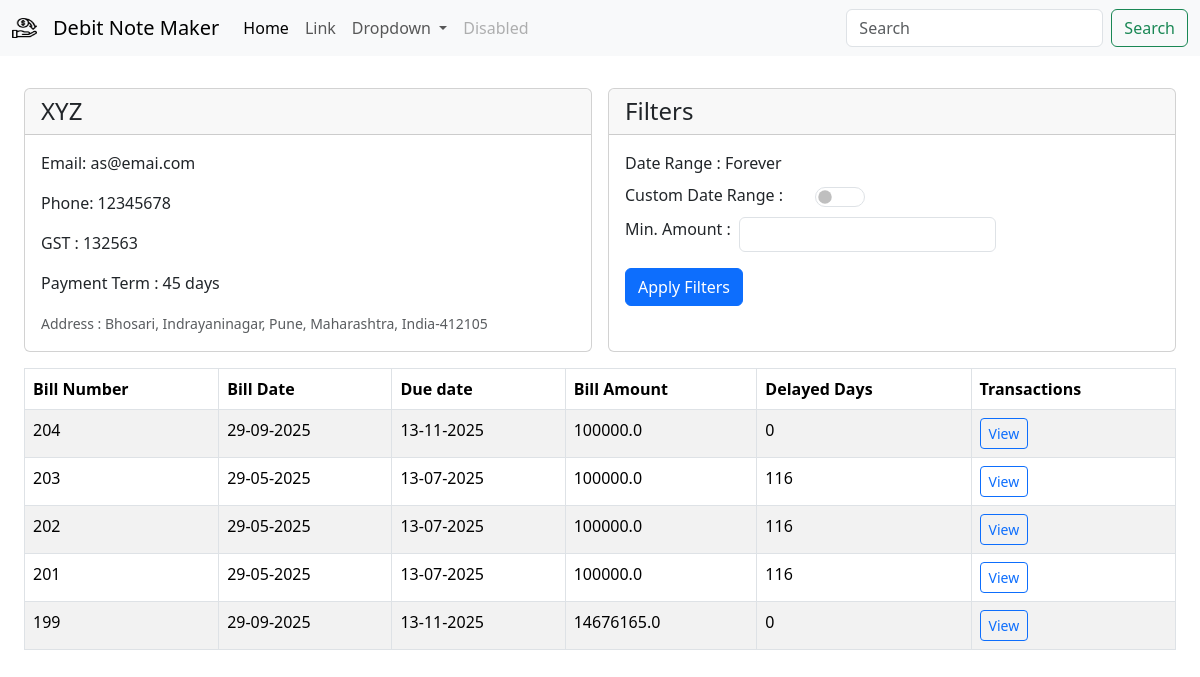
Page /party/1 on the earlier database version.
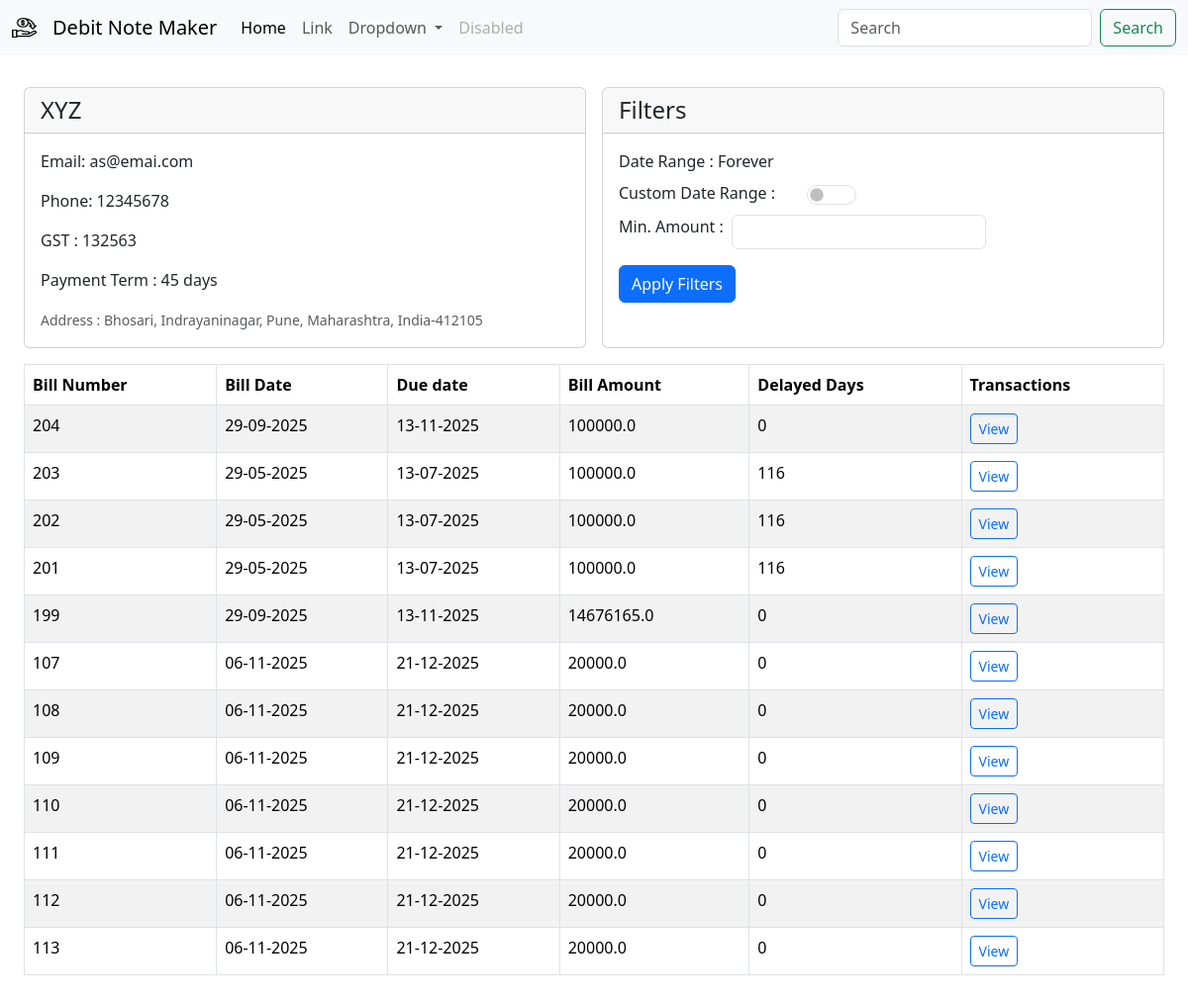
Same page on the later database version.
### db/models/company.py (models this page shows)
class Company(Base):
    __tablename__ = "companies"
    id = Column(Integer, primary_key=True, index=True)
    name = Column(String, unique=False, index=False, nullable=False)
    gst_number = Column(String, unique=True, index=True, nullable=False)
    email =  Column(String, nullable=True)
    phone_number = Column(String, nullable=True)
    payment_term_days = Column(Integer, nullable=False, default=30)
    address = Column(String, nullable=True)
    created_at = Column(DateTime, default=datetime.now)
    bills = relationship("Bill", back_populates="company", cascade="all, delete-orphan")

### db/models/bill.py (models this page shows, shortened)
class Bill(Base):
    id = Column(Integer, primary_key=True, index=True)
    bill_number = Column(Integer,unique=True,nullable=False)
    amount = Column(Float, nullable=False)
    bill_date = Column(DateTime, nullable=False)
    company_id = Column(Integer, ForeignKey("companies.id"))
    company = relationship("Company", back_populates="bills")
    transactions = relationship("Transaction", back_populates="bill", cascade="all, delete-orphan")

### app/v1/company.py (the view)
@router.get("/party/{company_id}")
def company_detail(request: Request,company_id:int, db=Depends(get_db)):
    company =company_api.get_company(id=company_id, db=db)
    bills = [
        BillShow.model_validate(bill).model_dump()
        for bill in company.bills
    ]
    context = {"request": request,"company":company,"bills":company.bills}
    return templates.TemplateResponse("company/company_detail.html",context)

### template/company/company_detail.html (shortened to what this page needs)
{% extends "base.html" %}
{% block title %}
  <link rel="stylesheet" href="https://cdnjs.cloudflare.com/ajax/libs/bootstrap-datepicker/1.10.0/css/bootstrap-datepicker.min.css">
{% endblock %}
{% block content %}
<div class="row m-3 g-3 align-items-stretch">
    <div class="col-12 col-lg-6 d-flex">
        {% include 'components/company_summary_card.html' %}
    </div>
    <div class="col-12 col-lg-6 d-flex">
        {% include 'components/bill_filter_card.html' %}
    </div>
</div>
{% include 'components/bill_list_table.html' %}
{% endblock %}

### template/base.html (shortened to what this page needs)
<!doctype html>
<html lang="en">
  <head>
    {% block title %}
    {% endblock %}
    <link href="https://cdn.jsdelivr.net/npm/bootstrap@5.3.8/dist/css/bootstrap.min.css" rel="stylesheet">
  </head>
  <body>
{% include "components/navbar.html"%}
{% block content %}
{% endblock %}
</body>
</html>

### template/components/navbar.html (shortened to what this page needs)
<nav class="navbar navbar-expand-lg bg-body-tertiary">
    <div class="container-fluid">
        <img src="{{ url_for('static', path='images/cashback.png') }}" alt="Logo" width="25" height="30" class="d-inline-block align-text-top navbar-brand"/>
      <a class="navbar-brand" href="#">Debit Note Maker</a>
      <div class="collapse navbar-collapse" id="navbarSupportedContent">
        <ul class="navbar-nav me-auto mb-2 mb-lg-0">
          <li class="nav-item">
            <a class="nav-link active" aria-current="page" href="#">Home</a>
          </li>
          <li class="nav-item">
            <a class="nav-link" href="#">Link</a>
          </li>
          <li class="nav-item dropdown">
            <a class="nav-link dropdown-toggle" href="#" role="button" data-bs-toggle="dropdown" aria-expanded="false">
              Dropdown
            </a>
          </li>
          <li class="nav-item">
            <a class="nav-link disabled" aria-disabled="true">Disabled</a>
          </li>
        </ul>
        <form class="d-flex" role="search">
          <input class="form-control me-2" type="search" placeholder="Search" aria-label="Search"/>
          <button class="btn btn-outline-success" type="submit">Search</button>
        </form>
      </div>
    </div>
  </nav>

### template/components/company_summary_card.html
<div class="card flex-fill h-100 w-100" style="flex: 1 1 0; min-width: 0;">
    <div class="card-header">
       <h4 class="card-text">{{company.name}}</h4>
   </div>
     <div class="justify-content-center card-body">
       <p class="card-text">Email: {{ company.email}}</p>
       <p class="card-text">Phone: {{ company.phone_number}}</p>
       <p class="card-text">GST : {{ company.gst_number }}</p>
       <p class="card-text">Payment Term : {{ company.payment_term_days}} days</p>
       {% if company.address %}
       <small class="card-text text-muted">Address : {{ company.address }}</small>
       {% endif %}
     </div>
   </div>

### template/components/bill_filter_card.html (shortened to what this page needs)
<div class="card flex-fill h-100 w-100" style="flex: 1 1 0; min-width: 0;">
        <div class="card-header">
            <h4 class="card-text">Filters</h4>
        </div>
        <div class="card-body">
            <div class="row">
                <div class="card-text mb-2">
                    Date Range : Forever
                </div>
                <div class="card-text">
                    <div class="row align-items-top">
                        <div class="col-auto">
                          <label for="dateSwitch" class="me-2">Custom Date Range :</label>
                        </div>
                        <div class="col-auto">
                            <div class="form-check form-switch">
                              <input class="form-check-input"  type="checkbox" id="dateSwitch"     style="width:50px;height:20px">
                            </div>
                          </div>
                      </div>
                      <div class="col-auto mt-2" style="display: flex;">
                        <label for="quantity" class="form-label me-2" >Min. Amount :</label>
                        <input type="number" class="form-control" id="quantity" name="quantity" min="0" step="100" style="width:auto;height:35px">
                      </div>
                </div>
            </div>
            <div class="mt-3">
                <button class="btn btn-primary" id="applyFiltersBtn">Apply Filters</button>
        </div>
    </div>

### template/components/bill_list_table.html
<div class="table-responsive">
   {% if bills %}
    <table class="table table-striped table-bordered">
        <thead>
            <tr >
                <th>Bill Number</th>
                <th>Bill Date</th>
                <th>Due date</th>
                <th>Bill Amount</th>
                <th>Delayed Days</th>
                <th>Transactions</th>
            </tr>
        </thead>
        <tbody>
            {% for bill in bills %}
            <tr>
                <td>{{ bill.bill_number }}</td>
                <td>{{ bill.bill_date | format_datetime('%d-%m-%Y') }}</td>
                <td>{{ bill.due_date | format_datetime('%d-%m-%Y') }}</td>
                <td>{{ bill.amount }}</td>
                <td>{{ bill.delayed_days }}</td>
                <td><a href="bill/{{bill.bill_number}}" class="btn btn-outline-primary btn-sm" role="button" aria-disabled="true">View</a>
                </td>
            </tr>
            {% endfor %}
        </tbody>
    </table>
    {% else %}
    <p>No bills available.</p>
   {% endif %}
</div>

Differences in the rows shown:
added Bill: bill_number "107", bill_date "06-11-2025", due_date "21-12-2025", amount "20000.0", delayed_days "0"
added Bill: bill_number "108", bill_date "06-11-2025", due_date "21-12-2025", amount "20000.0", delayed_days "0"
added Bill: bill_number "109", bill_date "06-11-2025", due_date "21-12-2025", amount "20000.0", delayed_days "0"
added Bill: bill_number "110", bill_date "06-11-2025", due_date "21-12-2025", amount "20000.0", delayed_days "0"
added Bill: bill_number "111", bill_date "06-11-2025", due_date "21-12-2025", amount "20000.0", delayed_days "0"
added Bill: bill_number "112", bill_date "06-11-2025", due_date "21-12-2025", amount "20000.0", delayed_days "0"
added Bill: bill_number "113", bill_date "06-11-2025", due_date "21-12-2025", amount "20000.0", delayed_days "0"
